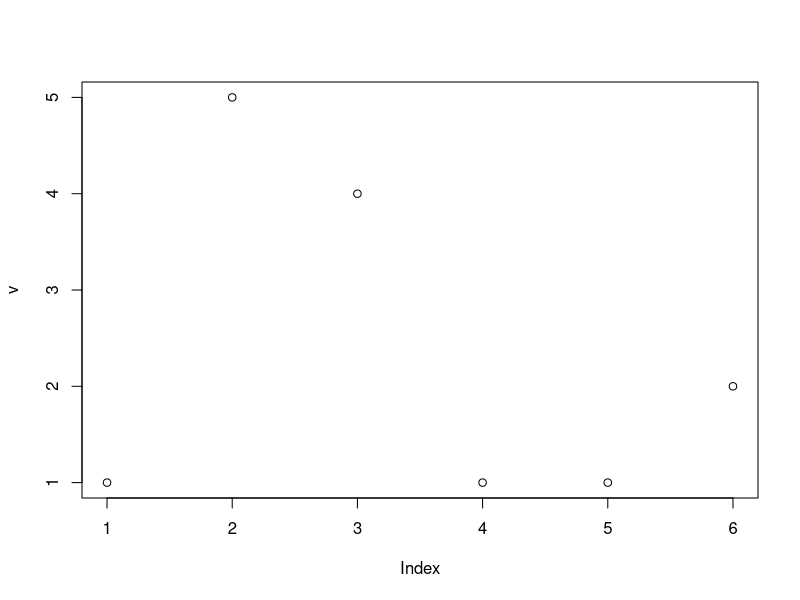
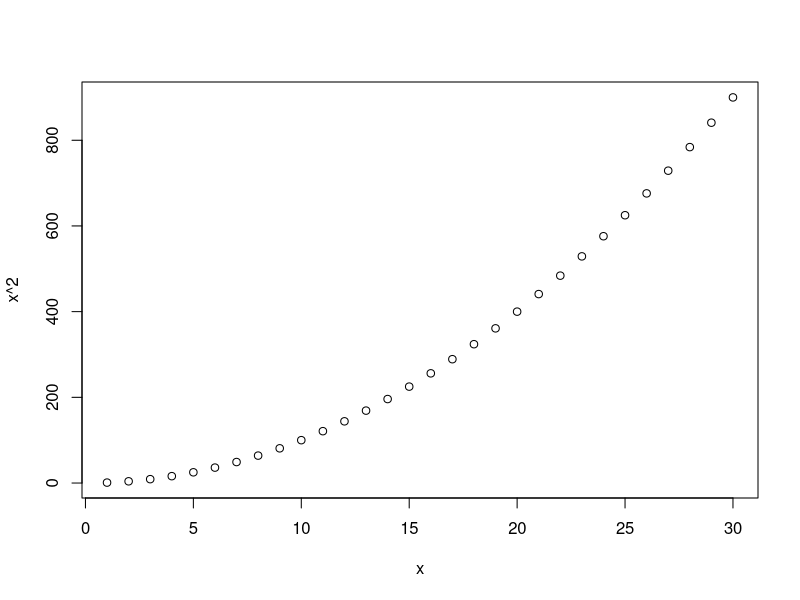
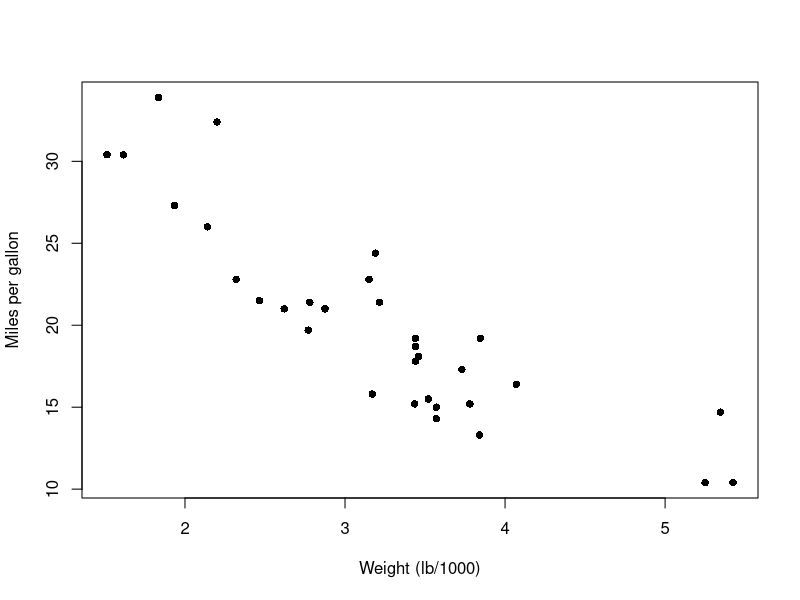
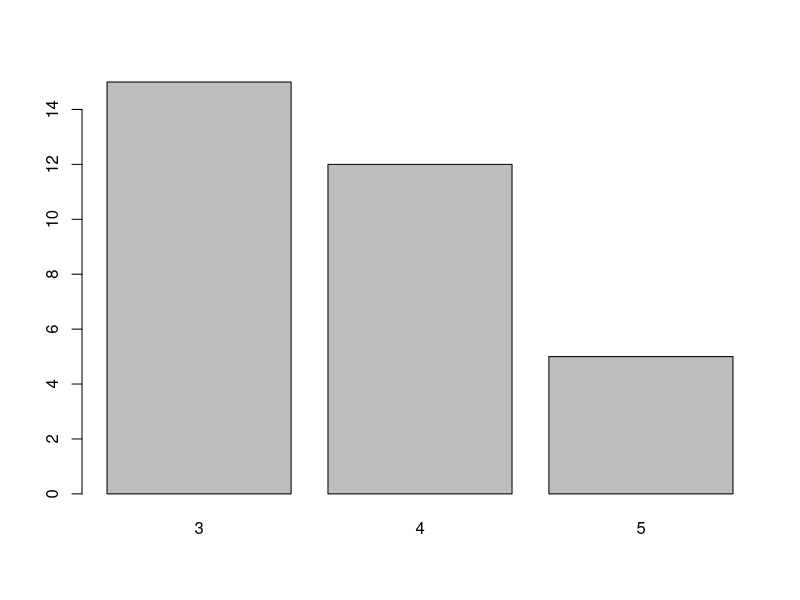
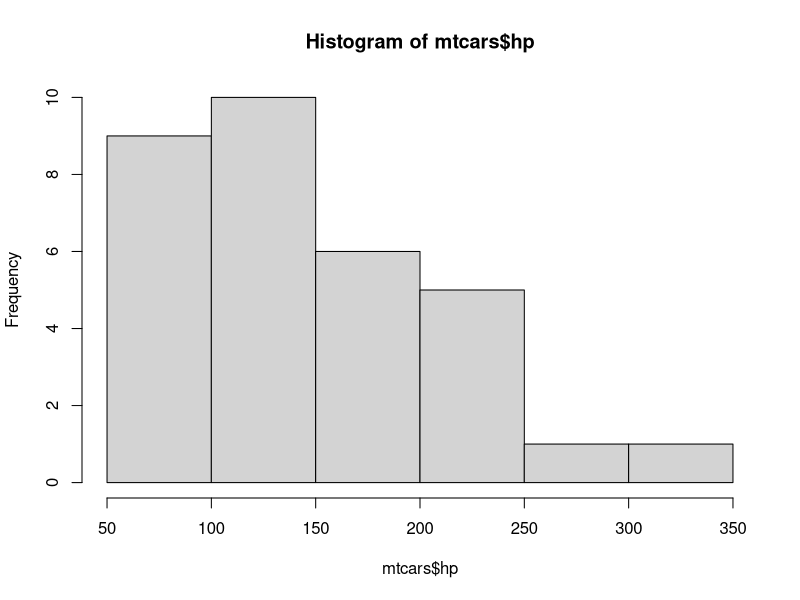
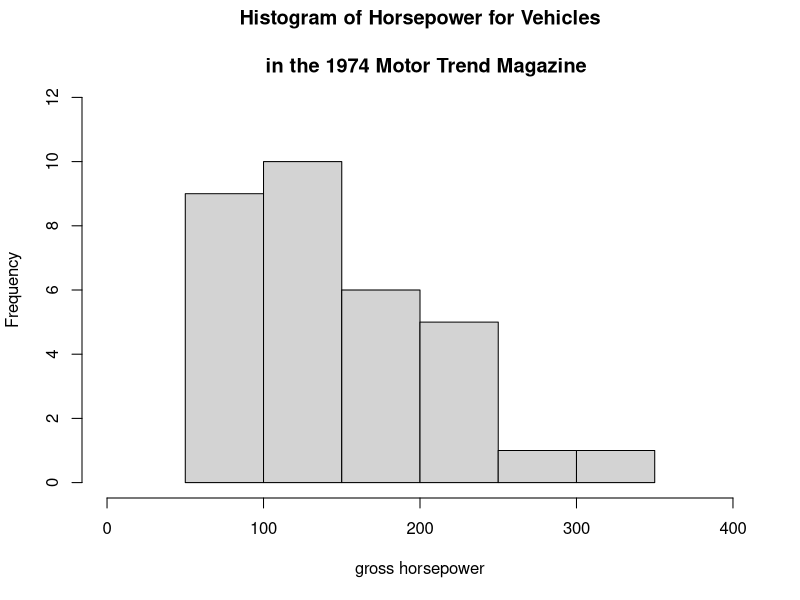
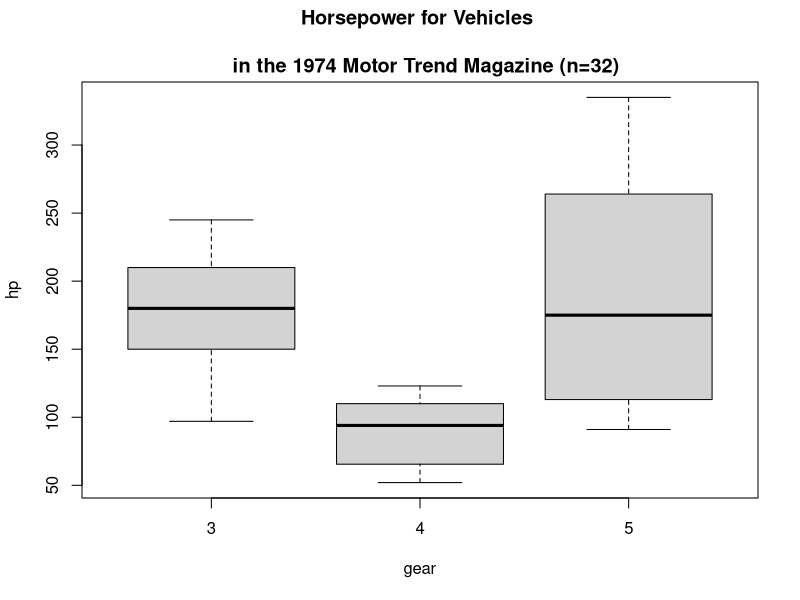
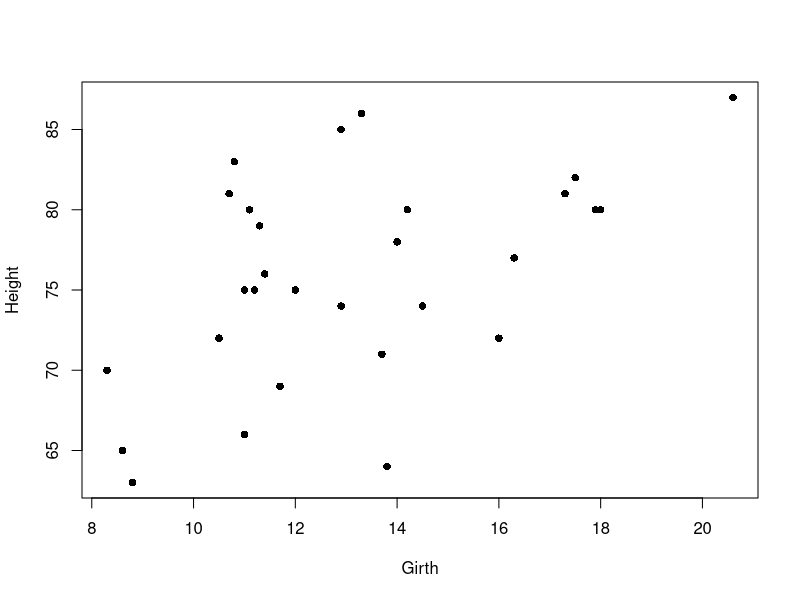

Generate these figures, in order, with R:
## ---- chunk 1
#In built constant
pi
## ---- chunk 2
#Used like lists in python
#'c' means concatenation
v <- c(1, 5, 4, 1, 1, 2)
print(v)

#To add a number across the vector
v1 <- v + 1000
print(v1)

#To square all the numbers in the vector
v2 <- v^2
print(v2)

#To inverse all the numbers in the vector
v3 <- 1/v
print(v3)
## ---- chunk 3
#R version of range() in python
1:9
100:120
## ---- chunk 4
plot(v)
## ---- chunk 5
x <- 1:30
plot(x, x^2)
## ---- chunk 6
mtcars #Prints whole data set
## ---- chunk 7
head(mtcars) #Prints first 6 rows
## ---- chunk 8
tail(mtcars) #Prints last 6 rows
## ---- chunk 9
#Use '$' to get a column from a dataset
mtcars$mpg
## ---- chunk 10
#You can also use '[]' to get columns
mtcars[,"mpg"] #by column name
mtcars[,1] #by column number
## ---- chunk 11
plot(mtcars$wt, mtcars$mpg, xlab = "Weight (lb/1000)", ylab="Miles per gallon", pch=16)
## ---- chunk 12
table(mtcars$am) #Shows how many manual & automatic cars there are
## ---- chunk 13
#Show the freq of cars with 3,4,5 gears
gears <- table(mtcars$gear)
gears
## ---- chunk 14
barplot(gears)
## ---- chunk 15
hist(mtcars$hp)
## ---- chunk 16
hist(
  mtcars$hp, xlab="gross horsepower",
  main = "Histogram of Horsepower for Vehicles\n
  in the 1974 Motor Trend Magazine",
  ylim = c(0, 12), xlim = c(0, 400)
  )
## ---- chunk 17
boxplot(
  hp~gear,
  data=mtcars,
  main="Horsepower for Vehicles \n
  in the 1974 Motor Trend Magazine (n=32)"
  )
## ---- chunk 18
#There are 31 trees in the dataset
trees
## ---- chunk 19
summary(trees)
## ---- chunk 20
maxGirth <- max(trees$Girth)
minGirth <- min(trees$Girth)
cat("Girth ranges from", minGirth, "to", maxGirth)
## ---- chunk 21
maxHeight <- max(trees$Height)
minHeight <- min(trees$Height)
cat("Height ranges from", minHeight, "to", maxHeight)
## ---- chunk 22
maxVolume <- max(trees$Volume)
minVolume <- min(trees$Volume)
cat("Volume ranges from", minVolume, "to", maxVolume)
## ---- chunk 23
plot(trees$Girth, trees$Height, xlab = "Girth", ylab="Height", pch=16)
## ---- chunk 24
plot(trees$Girth, trees$Volume, xlab = "Girth", ylab="Volume", pch=16)
